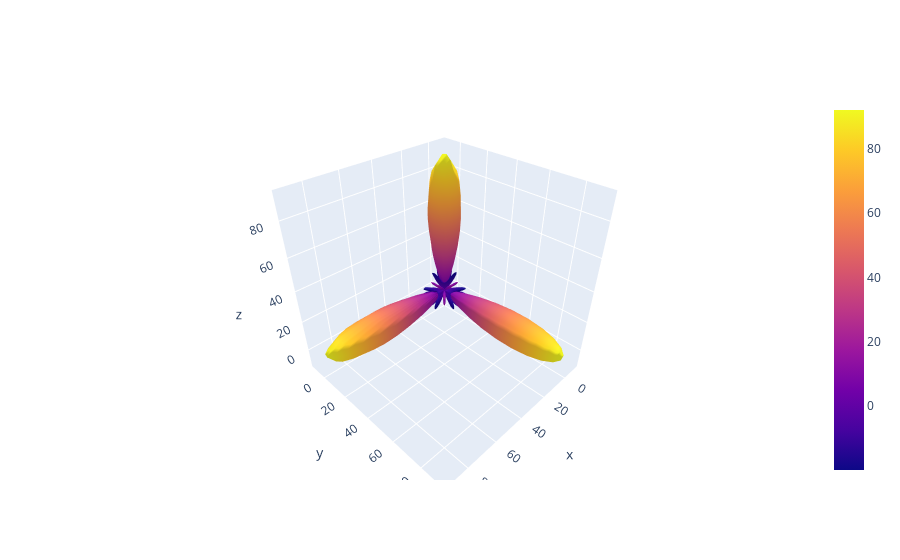

The notebook cell saved with this chart:
### Code cell
def coeffs_to_logits(coeffs, res_beta, res_alpha):
    sig = e3nn.to_s2grid(
        coeffs, res_beta, res_alpha, quadrature="soft", p_val=1, p_arg=-1
    )
    return sig


inverse_temperature = 10.0
coeffs = (
    e3nn.s2_dirac(
        jnp.asarray([[1.0, 0.0, 0.0],
                     [0.0, 1.0, 0.0],
                     [0.0, 0.0, 1.0]]),
        lmax=10,
    )
    * inverse_temperature
)
coeffs = e3nn.sum(coeffs)

go.Figure(
    [
        go.Surface(
            coeffs_to_logits(
                coeffs, res_beta=90, res_alpha=89
            ).plotly_surface(scale_radius_by_amplitude=True)
        )
    ]
)

### Figure 1 — Plotly figure (JSON) as saved in the notebook; plotly's stock layout.template omitted (floating-point values rounded to 4 significant figures; data arrays with more than 128 entries replaced by an {"elided": "..."} marker saying what was removed)
{"data": [{"surfacecolor": {"elided": "92x90 float values"}, "type": "surface", "x": {"elided": "92x90 float values"}, "y": {"elided": "92x90 float values"}, "z": {"elided": "92x90 float values"}}], "layout": {}}
